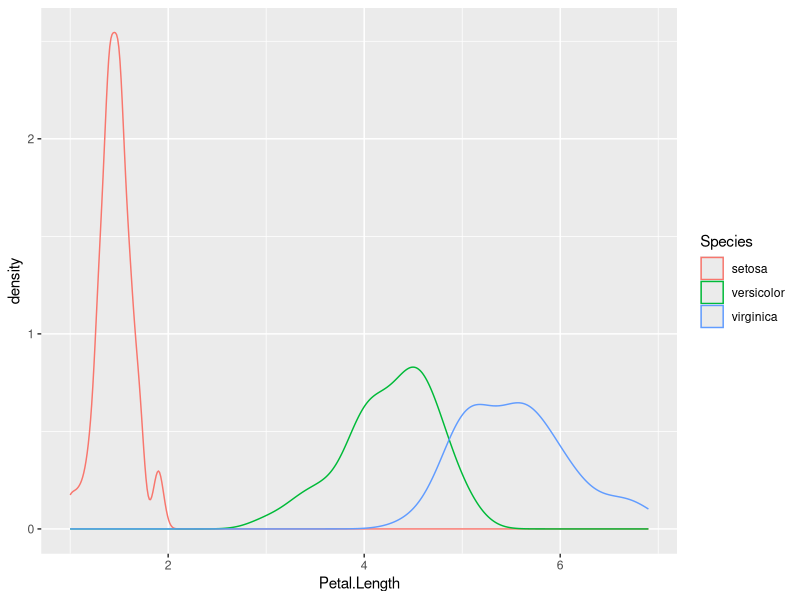
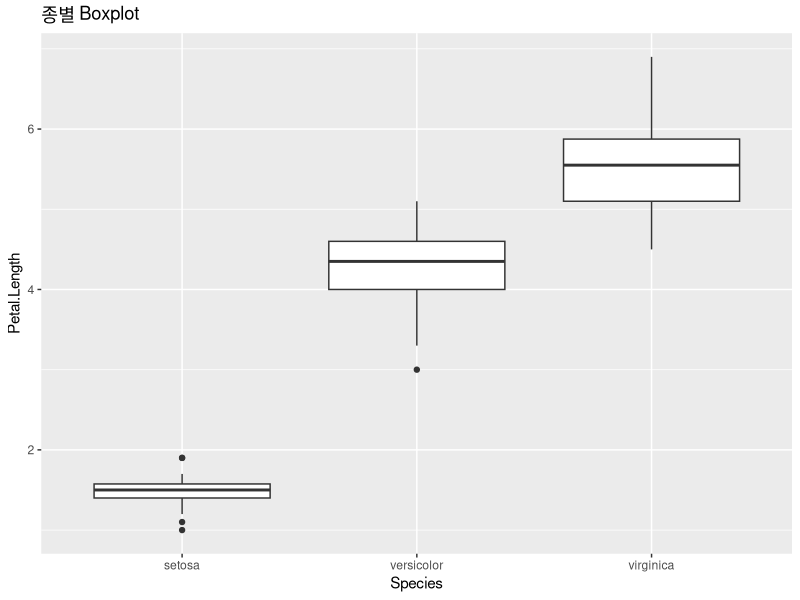
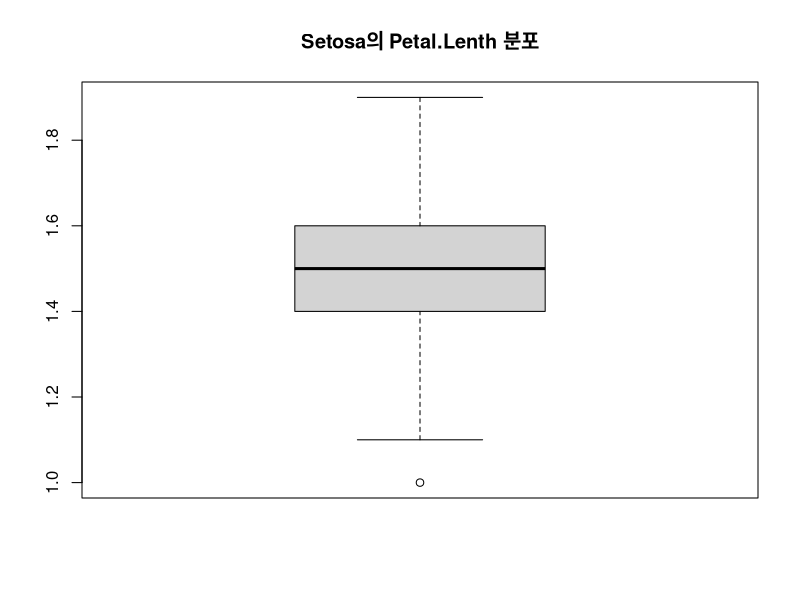
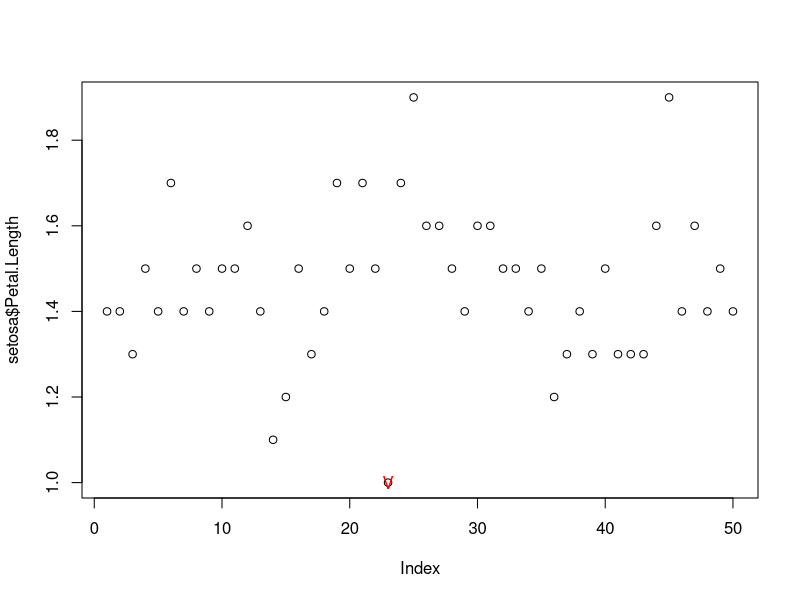
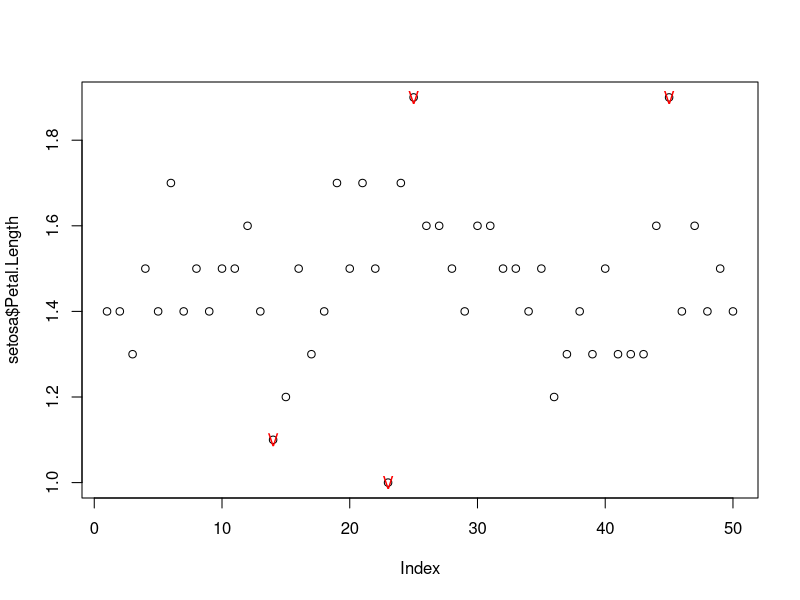

Source code (R) for these figures, in order:
data(iris)
library(dplyr)
library(ggplot2)
#1) 
species_mean = aggregate(iris[,c(1:4)], list(species = iris$Species), mean) # 평균
species_max = aggregate(iris[,c(1:4)], list(species = iris$Species), max) #최대
species_min = aggregate(iris[,c(1:4)], list(species = iris$Species), min) #최소
species_median = aggregate(iris[,c(1:4)], list(species = iris$Species), median) #중간값
species_sd = aggregate(iris[,c(1:4)], list(species = iris$Species), sd) # 표준편차
species_mode = aggregate(iris[,c(1:4)], list(species = iris$Species), mode) # 최빈값

class(species_mean[c(1,4)])

#2)
iris %>%
  ggplot(aes(x=Petal.Length, color = Species)) +
  geom_density()


#3) 

iris %>%
  ggplot(aes(Species, Petal.Length)) +
  geom_boxplot() + 
  ggtitle("종별 Boxplot")
  
#4)
g = split(iris, iris$Species)
setosa = data.frame(g['setosa'])

setosa = data.frame(iris[which(iris$Species == 'setosa'),])
setosa
q1 = quantile(setosa$Petal.Length, probs = 0.25)
q3 = quantile(setosa$Petal.Length, 3/4)
irq = q3 - q1
lw = q1 - 1.5*irq
uw = q3 + 1.5*irq

#5) 
boxplot(setosa$Petal.Length, main = "Setosa의 Petal.Lenth 분포")
(out = boxplot.stats(setosa$Petal.Length)$out)
(outi = which(setosa$Petal.Length %in% out))
plot(setosa$Petal.Length)
points(outi, out, pch ='V', col = 'red')

#6)
outindex = which(setosa$Petal.Length < lw | setosa$Petal.Length > uw)
outvalue = setosa$Petal.Length[outindex]
plot(setosa$Petal.Length)
points(outindex, outvalue, pch ='V', col = 'red')

#7 5번 6번과 함께 적용
